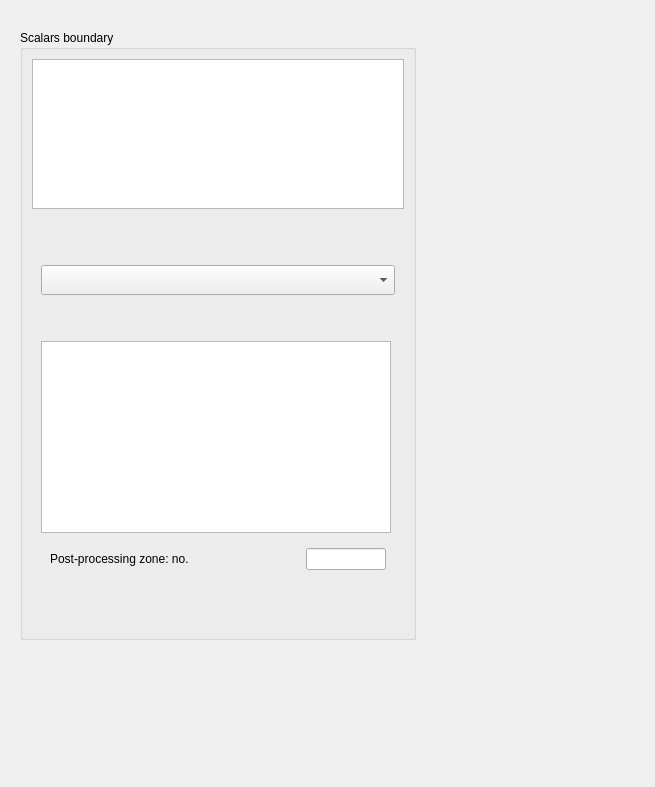
<ui version="4.0" >
 <class>RadiativeBoundariesForm</class>
 <widget class="QWidget" name="RadiativeBoundariesForm" >
  <property name="geometry" >
   <rect>
    <x>0</x>
    <y>0</y>
    <width>655</width>
    <height>787</height>
   </rect>
  </property>
  <property name="windowTitle" >
   <string>Form</string>
  </property>
  <widget class="QWidget" name="" >
   <property name="geometry" >
    <rect>
     <x>20</x>
     <y>30</y>
     <width>396</width>
     <height>698</height>
    </rect>
   </property>
   <layout class="QGridLayout" >
    <item row="0" column="0" >
     <widget class="QGroupBox" name="groupBoxRadiative" >
      <property name="title" >
       <string>Scalars boundary </string>
      </property>
      <layout class="QGridLayout" >
       <item row="0" column="0" >
        <layout class="QGridLayout" >
         <item row="0" column="0" >
          <widget class="QTreeView" name="treeViewBoundaries" >
           <property name="minimumSize" >
            <size>
             <width>350</width>
             <height>150</height>
            </size>
           </property>
           <property name="maximumSize" >
            <size>
             <width>16777215</width>
             <height>150</height>
            </size>
           </property>
          </widget>
         </item>
         <item row="1" column="0" >
          <spacer>
           <property name="orientation" >
            <enum>Qt::Vertical</enum>
           </property>
           <property name="sizeHint" >
            <size>
             <width>16</width>
             <height>41</height>
            </size>
           </property>
          </spacer>
         </item>
         <item row="2" column="0" >
          <widget class="QFrame" name="frameRadiative" >
           <property name="frameShape" >
            <enum>QFrame::NoFrame</enum>
           </property>
           <property name="frameShadow" >
            <enum>QFrame::Raised</enum>
           </property>
           <layout class="QGridLayout" >
            <item row="0" column="0" >
             <layout class="QGridLayout" >
              <item row="0" column="0" >
               <widget class="QComboBox" name="comboBoxRadiative" >
                <property name="minimumSize" >
                 <size>
                  <width>300</width>
                  <height>30</height>
                 </size>
                </property>
                <property name="toolTip" >
                 <string>Code_Saturne keyword: ISOTHP</string>
                </property>
               </widget>
              </item>
              <item row="1" column="0" >
               <spacer>
                <property name="orientation" >
                 <enum>Qt::Vertical</enum>
                </property>
                <property name="sizeHint" >
                 <size>
                  <width>350</width>
                  <height>40</height>
                 </size>
                </property>
               </spacer>
              </item>
              <item row="2" column="0" >
               <widget class="QTableView" name="tableViewScalars" >
                <property name="maximumSize" >
                 <size>
                  <width>350</width>
                  <height>16777215</height>
                 </size>
                </property>
               </widget>
              </item>
              <item row="3" column="0" >
               <widget class="QFrame" name="frameZone" >
                <property name="frameShape" >
                 <enum>QFrame::NoFrame</enum>
                </property>
                <property name="frameShadow" >
                 <enum>QFrame::Raised</enum>
                </property>
                <layout class="QGridLayout" >
                 <item row="0" column="0" >
                  <layout class="QGridLayout" >
                   <item row="0" column="0" >
                    <widget class="QLabel" name="label" >
                     <property name="text" >
                      <string>Post-processing zone: no.</string>
                     </property>
                    </widget>
                   </item>
                   <item row="0" column="1" >
                    <widget class="QLineEdit" name="lineEditZone" >
                     <property name="maximumSize" >
                      <size>
                       <width>80</width>
                       <height>16777215</height>
                      </size>
                     </property>
                    </widget>
                   </item>
                  </layout>
                 </item>
                </layout>
               </widget>
              </item>
             </layout>
            </item>
           </layout>
          </widget>
         </item>
         <item row="3" column="0" >
          <spacer>
           <property name="orientation" >
            <enum>Qt::Vertical</enum>
           </property>
           <property name="sizeHint" >
            <size>
             <width>20</width>
             <height>40</height>
            </size>
           </property>
          </spacer>
         </item>
        </layout>
       </item>
      </layout>
     </widget>
    </item>
    <item row="1" column="0" >
     <spacer>
      <property name="orientation" >
       <enum>Qt::Vertical</enum>
      </property>
      <property name="sizeHint" >
       <size>
        <width>20</width>
        <height>40</height>
       </size>
      </property>
     </spacer>
    </item>
   </layout>
  </widget>
 </widget>
 <resources/>
 <connections/>
</ui>
